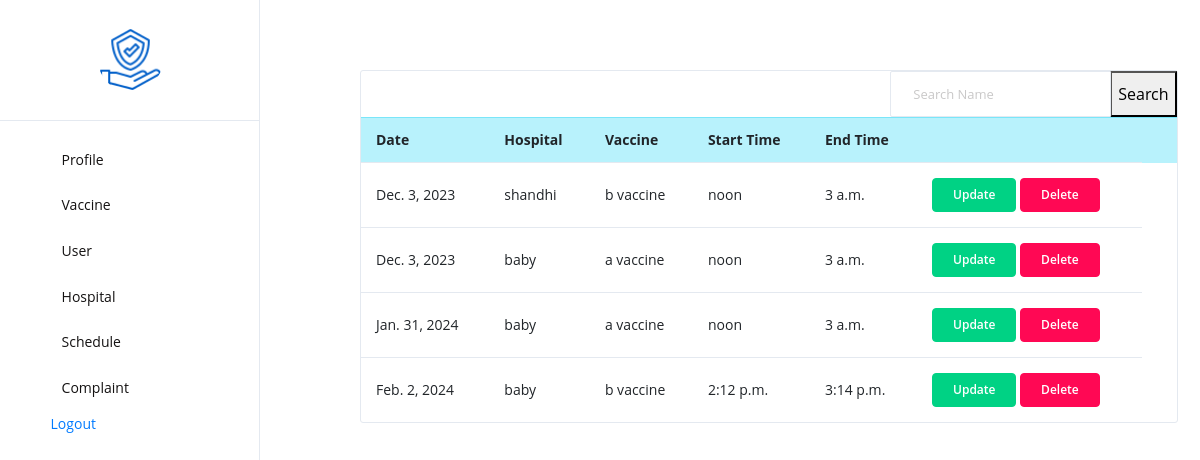
Page /schedule_views on the committed database.
### vacapp/models.py (models this page shows)
class Appointment(models.Model):
    date = models.DateField(blank=True, null=True)
    hospital = models.ForeignKey(Hospital, on_delete=models.CASCADE)
    start_time = models.TimeField(blank=True, null=True)
    end_time = models.TimeField(blank=True, null=True)
    vaccine = models.ForeignKey(Vaccine, on_delete=models.CASCADE)

class Hospital(models.Model):
    name = models.CharField(max_length=250,blank=True, null=True)
    place = models.CharField(max_length=20,blank=True, null=True)
    email = models.EmailField()
    contact = models.CharField(max_length=20,blank=True, null=True)
    def __str__(self):
        return self.name or f"Hospital {self.id}"

class Vaccine(models.Model):
    vaccine_name = models.CharField(max_length=250, blank=True, null=True)
    type = models.CharField(max_length=250, blank=True, null=True)
    description = models.CharField(max_length=250, blank=True, null=True)
    def __str__(self):
        return self.vaccine_name or f"Vaccine {self.id}"

### vacapp/nurse_views.py (the view)
# urls.py: path('schedule_views', nurse_views.schedule_views, name='schedule_views'),
def schedule_views(request):
    new = Appointment.objects.all()
    schedulesFilter = SchedulesFilter(request.GET, queryset=new)
    new = schedulesFilter.qs
    context = {
        'schedules': new,
        'schedulesFilter': schedulesFilter,
    }
    return render(request, 'nursetemp/schedule_views.html', context)

### templates/nursetemp/schedule_views.html (shortened to what this page needs)
{% extends 'nursetemp/base.html' %}
{% load crispy_forms_tags %}
{% block content %}
<div class="card" style="margin-left:100px;margin-top:70px;">
    <div class="row">
        <div class="col-lg-6"></div>
        <div class="col-lg-6">
            <form method="get" class="form-inline" style="float:right;">
                <div class="input-group">
                    {{ schedulesFilter.form }}
                    <div class="input-group-append">
                        <button class="btn-btn-primary" type="submit">Search</button>
                    </div>
                </div>
            </form>
        </div>
    </div>
 <table class="table">
  <tbody>
  <tr class="table-info">
      <th scope="col">Date</th>
      <th scope="col">Hospital</th>
      <th scope="col">Vaccine</th>
      <th scope="col">Start Time</th>
      <th scope="col">End Time</th>
      <th scope="col"></th>
      <th scope="col"></th>
    </tr>
  {% for i in schedules %}
  <tr>
      <td>{{i.date}}</td>
      <td>{{i.hospital}}</td>
      <td>{{i.vaccine}}</td>
      <td>{{i.start_time}}</td>
      <td>{{i.end_time}}</td>
<td><a href="{% url 'schedule_updates' i.id %}"><button class="btn btn-success">Update</button></a>
       <form action="{% url 'schedule_deletes' i.id %}" method="post" style="display:inline" onsubmit="window.mytest()">
           <button class="btn btn-danger">Delete</button></a>
           </form>
      </td>
  </tr>
    {% endfor %}
</table>
</div>
{% endblock %}

### rows in the picture
Appointment: date "Dec. 3, 2023", hospital "shandhi", vaccine "b vaccine", start_time "noon", end_time "3 a.m."
Appointment: date "Dec. 3, 2023", hospital "baby", vaccine "a vaccine", start_time "noon", end_time "3 a.m."
Appointment: date "Jan. 31, 2024", hospital "baby", vaccine "a vaccine", start_time "noon", end_time "3 a.m."
Appointment: date "Feb. 2, 2024", hospital "baby", vaccine "b vaccine", start_time "2:12 p.m.", end_time "3:14 p.m."
